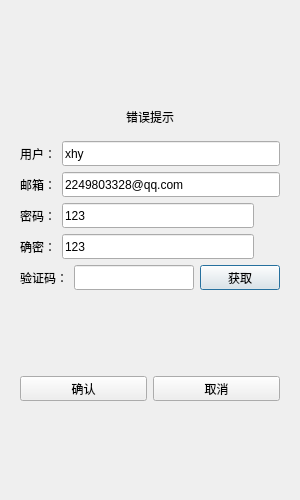
<?xml version="1.0" encoding="UTF-8"?>
<ui version="4.0">
 <class>RegisterDialog</class>
 <widget class="QDialog" name="RegisterDialog">
  <property name="geometry">
   <rect>
    <x>0</x>
    <y>0</y>
    <width>300</width>
    <height>500</height>
   </rect>
  </property>
  <property name="minimumSize">
   <size>
    <width>300</width>
    <height>500</height>
   </size>
  </property>
  <property name="maximumSize">
   <size>
    <width>300</width>
    <height>500</height>
   </size>
  </property>
  <property name="windowTitle">
   <string>Dialog</string>
  </property>
  <layout class="QVBoxLayout" name="verticalLayout_2">
   <item>
    <layout class="QVBoxLayout" name="verticalLayout">
     <item>
      <widget class="QStackedWidget" name="stackedWidget">
       <property name="currentIndex">
        <number>0</number>
       </property>
       <widget class="QWidget" name="page">
        <layout class="QVBoxLayout" name="verticalLayout_3">
         <item>
          <spacer name="verticalSpacer">
           <property name="orientation">
            <enum>Qt::Orientation::Vertical</enum>
           </property>
           <property name="sizeHint" stdset="0">
            <size>
             <width>20</width>
             <height>40</height>
            </size>
           </property>
          </spacer>
         </item>
         <item>
          <widget class="QWidget" name="widget" native="true">
           <layout class="QVBoxLayout" name="verticalLayout_4">
            <item>
             <widget class="QLabel" name="err_tip">
              <property name="minimumSize">
               <size>
                <width>0</width>
                <height>0</height>
               </size>
              </property>
              <property name="text">
               <string>错误提示</string>
              </property>
              <property name="alignment">
               <set>Qt::AlignmentFlag::AlignCenter</set>
              </property>
             </widget>
            </item>
           </layout>
          </widget>
         </item>
         <item>
          <layout class="QHBoxLayout" name="horizontalLayout">
           <item>
            <widget class="QLabel" name="user_label">
             <property name="minimumSize">
              <size>
               <width>0</width>
               <height>25</height>
              </size>
             </property>
             <property name="maximumSize">
              <size>
               <width>16777215</width>
               <height>25</height>
              </size>
             </property>
             <property name="text">
              <string>用户：</string>
             </property>
            </widget>
           </item>
           <item>
            <widget class="QLineEdit" name="user_edit">
             <property name="minimumSize">
              <size>
               <width>0</width>
               <height>25</height>
              </size>
             </property>
             <property name="maximumSize">
              <size>
               <width>16777215</width>
               <height>25</height>
              </size>
             </property>
             <property name="text">
              <string>xhy</string>
             </property>
            </widget>
           </item>
          </layout>
         </item>
         <item>
          <layout class="QHBoxLayout" name="horizontalLayout_3">
           <item>
            <widget class="QLabel" name="email_label">
             <property name="minimumSize">
              <size>
               <width>0</width>
               <height>25</height>
              </size>
             </property>
             <property name="maximumSize">
              <size>
               <width>16777215</width>
               <height>25</height>
              </size>
             </property>
             <property name="text">
              <string>邮箱：</string>
             </property>
            </widget>
           </item>
           <item>
            <widget class="QLineEdit" name="email_edit">
             <property name="minimumSize">
              <size>
               <width>0</width>
               <height>25</height>
              </size>
             </property>
             <property name="maximumSize">
              <size>
               <width>16777215</width>
               <height>25</height>
              </size>
             </property>
             <property name="text">
              <string>2249803328@qq.com</string>
             </property>
            </widget>
           </item>
          </layout>
         </item>
         <item>
          <layout class="QHBoxLayout" name="horizontalLayout_4">
           <item>
            <widget class="QLabel" name="pass_label">
             <property name="minimumSize">
              <size>
               <width>0</width>
               <height>25</height>
              </size>
             </property>
             <property name="maximumSize">
              <size>
               <width>16777215</width>
               <height>25</height>
              </size>
             </property>
             <property name="text">
              <string>密码：</string>
             </property>
            </widget>
           </item>
           <item>
            <widget class="QLineEdit" name="pass_edit">
             <property name="minimumSize">
              <size>
               <width>0</width>
               <height>25</height>
              </size>
             </property>
             <property name="maximumSize">
              <size>
               <width>16777215</width>
               <height>25</height>
              </size>
             </property>
             <property name="text">
              <string>123</string>
             </property>
            </widget>
           </item>
           <item>
            <widget class="ClickedLabel" name="pass_visible">
             <property name="minimumSize">
              <size>
               <width>20</width>
               <height>20</height>
              </size>
             </property>
             <property name="maximumSize">
              <size>
               <width>20</width>
               <height>20</height>
              </size>
             </property>
             <property name="text">
              <string/>
             </property>
            </widget>
           </item>
          </layout>
         </item>
         <item>
          <layout class="QHBoxLayout" name="horizontalLayout_5">
           <item>
            <widget class="QLabel" name="confirm_label">
             <property name="minimumSize">
              <size>
               <width>0</width>
               <height>25</height>
              </size>
             </property>
             <property name="maximumSize">
              <size>
               <width>16777215</width>
               <height>25</height>
              </size>
             </property>
             <property name="text">
              <string>确密：</string>
             </property>
            </widget>
           </item>
           <item>
            <widget class="QLineEdit" name="confirm_edit">
             <property name="minimumSize">
              <size>
               <width>0</width>
               <height>25</height>
              </size>
             </property>
             <property name="maximumSize">
              <size>
               <width>16777215</width>
               <height>25</height>
              </size>
             </property>
             <property name="text">
              <string>123</string>
             </property>
            </widget>
           </item>
           <item>
            <widget class="ClickedLabel" name="confirm_visible">
             <property name="minimumSize">
              <size>
               <width>20</width>
               <height>20</height>
              </size>
             </property>
             <property name="maximumSize">
              <size>
               <width>20</width>
               <height>20</height>
              </size>
             </property>
             <property name="text">
              <string/>
             </property>
            </widget>
           </item>
          </layout>
         </item>
         <item>
          <layout class="QHBoxLayout" name="horizontalLayout_6">
           <item>
            <widget class="QLabel" name="verify_label">
             <property name="minimumSize">
              <size>
               <width>0</width>
               <height>25</height>
              </size>
             </property>
             <property name="maximumSize">
              <size>
               <width>16777215</width>
               <height>25</height>
              </size>
             </property>
             <property name="text">
              <string>验证码：</string>
             </property>
            </widget>
           </item>
           <item>
            <widget class="QLineEdit" name="verify_edit">
             <property name="minimumSize">
              <size>
               <width>0</width>
               <height>25</height>
              </size>
             </property>
             <property name="maximumSize">
              <size>
               <width>16777215</width>
               <height>25</height>
              </size>
             </property>
            </widget>
           </item>
           <item>
            <widget class="TimerBtn" name="get_code">
             <property name="minimumSize">
              <size>
               <width>0</width>
               <height>25</height>
              </size>
             </property>
             <property name="maximumSize">
              <size>
               <width>16777215</width>
               <height>25</height>
              </size>
             </property>
             <property name="text">
              <string>获取</string>
             </property>
            </widget>
           </item>
          </layout>
         </item>
         <item>
          <spacer name="verticalSpacer_2">
           <property name="orientation">
            <enum>Qt::Orientation::Vertical</enum>
           </property>
           <property name="sizeHint" stdset="0">
            <size>
             <width>20</width>
             <height>40</height>
            </size>
           </property>
          </spacer>
         </item>
         <item>
          <layout class="QHBoxLayout" name="horizontalLayout_7">
           <item>
            <widget class="QPushButton" name="sure_btn">
             <property name="minimumSize">
              <size>
               <width>0</width>
               <height>25</height>
              </size>
             </property>
             <property name="maximumSize">
              <size>
               <width>16777215</width>
               <height>25</height>
              </size>
             </property>
             <property name="text">
              <string>确认</string>
             </property>
            </widget>
           </item>
           <item>
            <widget class="QPushButton" name="cancel_btn">
             <property name="minimumSize">
              <size>
               <width>0</width>
               <height>25</height>
              </size>
             </property>
             <property name="maximumSize">
              <size>
               <width>16777215</width>
               <height>25</height>
              </size>
             </property>
             <property name="text">
              <string>取消</string>
             </property>
            </widget>
           </item>
          </layout>
         </item>
         <item>
          <spacer name="verticalSpacer_3">
           <property name="orientation">
            <enum>Qt::Orientation::Vertical</enum>
           </property>
           <property name="sizeHint" stdset="0">
            <size>
             <width>20</width>
             <height>40</height>
            </size>
           </property>
          </spacer>
         </item>
        </layout>
       </widget>
       <widget class="QWidget" name="page_2">
        <layout class="QVBoxLayout" name="verticalLayout_5">
         <item>
          <spacer name="verticalSpacer_4">
           <property name="orientation">
            <enum>Qt::Orientation::Vertical</enum>
           </property>
           <property name="sizeHint" stdset="0">
            <size>
             <width>20</width>
             <height>40</height>
            </size>
           </property>
          </spacer>
         </item>
         <item>
          <widget class="QLabel" name="tip_lb">
           <property name="sizePolicy">
            <sizepolicy hsizetype="Preferred" vsizetype="Preferred">
             <horstretch>6</horstretch>
             <verstretch>0</verstretch>
            </sizepolicy>
           </property>
           <property name="text">
            <string>注册成功，5 s后返回登录</string>
           </property>
           <property name="alignment">
            <set>Qt::AlignmentFlag::AlignCenter</set>
           </property>
          </widget>
         </item>
         <item>
          <widget class="QLabel" name="tip2_lb">
           <property name="text">
            <string>可点击返回按钮直接返回登陆界面 </string>
           </property>
           <property name="alignment">
            <set>Qt::AlignmentFlag::AlignCenter</set>
           </property>
          </widget>
         </item>
         <item>
          <spacer name="verticalSpacer_5">
           <property name="orientation">
            <enum>Qt::Orientation::Vertical</enum>
           </property>
           <property name="sizeHint" stdset="0">
            <size>
             <width>20</width>
             <height>40</height>
            </size>
           </property>
          </spacer>
         </item>
         <item>
          <widget class="QWidget" name="widget_2" native="true">
           <layout class="QHBoxLayout" name="horizontalLayout_2">
            <item>
             <spacer name="horizontalSpacer">
              <property name="orientation">
               <enum>Qt::Orientation::Horizontal</enum>
              </property>
              <property name="sizeHint" stdset="0">
               <size>
                <width>96</width>
                <height>20</height>
               </size>
              </property>
             </spacer>
            </item>
            <item>
             <widget class="QPushButton" name="return_btn">
              <property name="minimumSize">
               <size>
                <width>0</width>
                <height>25</height>
               </size>
              </property>
              <property name="maximumSize">
               <size>
                <width>16777215</width>
                <height>25</height>
               </size>
              </property>
              <property name="text">
               <string>返回登录</string>
              </property>
             </widget>
            </item>
            <item>
             <spacer name="horizontalSpacer_2">
              <property name="orientation">
               <enum>Qt::Orientation::Horizontal</enum>
              </property>
              <property name="sizeHint" stdset="0">
               <size>
                <width>40</width>
                <height>20</height>
               </size>
              </property>
             </spacer>
            </item>
           </layout>
          </widget>
         </item>
         <item>
          <spacer name="verticalSpacer_6">
           <property name="orientation">
            <enum>Qt::Orientation::Vertical</enum>
           </property>
           <property name="sizeHint" stdset="0">
            <size>
             <width>20</width>
             <height>40</height>
            </size>
           </property>
          </spacer>
         </item>
        </layout>
       </widget>
      </widget>
     </item>
    </layout>
   </item>
  </layout>
 </widget>
 <customwidgets>
  <customwidget>
   <class>TimerBtn</class>
   <extends>QPushButton</extends>
   <header>timerbtn.h</header>
  </customwidget>
  <customwidget>
   <class>ClickedLabel</class>
   <extends>QLabel</extends>
   <header>clickedlabel.h</header>
  </customwidget>
 </customwidgets>
 <resources/>
 <connections/>
</ui>
